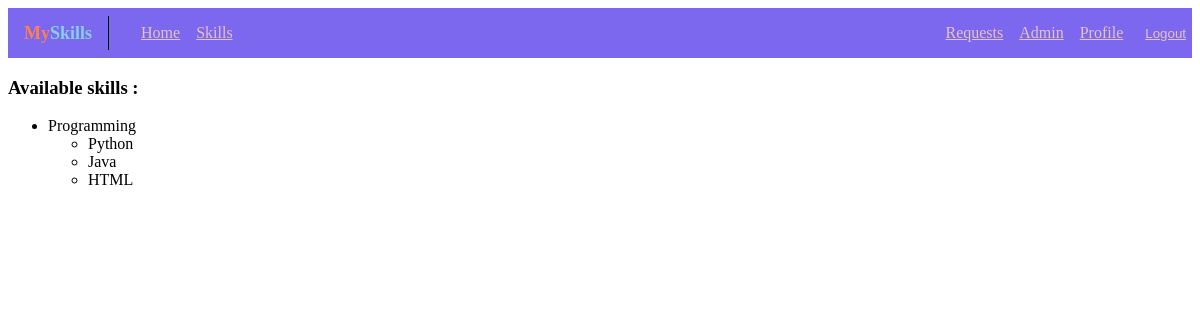
Page /skills/all/ (signed in) on the committed database.
### skills/models.py (models this page shows, shortened)
class Category(models.Model):
    category_name = models.CharField(max_length=100)
    class Meta:
        verbose_name = "category"
        verbose_name_plural = "categories"

class Skill(models.Model):
    skill_name = models.CharField(max_length=100)
    category = models.ForeignKey(Category, on_delete=models.CASCADE, blank=True, null=True, default=None)

### skills/views.py (the view)
# urls.py: path("all/", views.SkillView.as_view(), name="all"),
class SkillView(generic.ListView):
    model = Skill
    template_name = "skills/skills.html"
    context_object_name = "skills"
    extra_context = {
        "categories": Category.objects.all()
    }
    def get_queryset(self):
        return Skill.objects.all().order_by("skill_name").values()

### skills/templates/skills/skills.html (shortened to what this page needs)
{% extends "base.html" %}
{% block content %}
{% if skills %}
    <h3>Available skills :</h3>
    <ul>
        {% for cat in categories %}
            {% if cat.skill_set.all %}
            <li>{{cat.category_name}}</li>
            <ul>
                {% for skill in cat.skill_set.all %}
                    <li><a>
                        {{skill.skill_name}}
                    </a></li>
                {% endfor %}
            </ul>
            {% endif %}
        {% endfor %}
    </ul>
{% else %}
    <h3>No skills available.</h3>
{% endif %}
{% endblock %}

### rows in the picture
Category: category_name "Programming"
Skill: skill_name "Python"
Skill: skill_name "Java"
Skill: skill_name "HTML"
